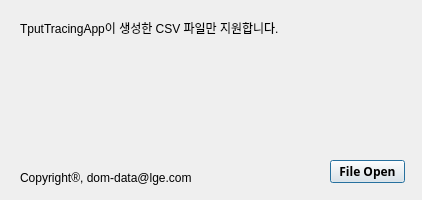
<?xml version="1.0" encoding="UTF-8"?>
<ui version="4.0">
 <class>TputAnalyzer</class>
 <widget class="QDialog" name="TputAnalyzer">
  <property name="geometry">
   <rect>
    <x>0</x>
    <y>0</y>
    <width>422</width>
    <height>200</height>
   </rect>
  </property>
  <property name="mouseTracking">
   <bool>true</bool>
  </property>
  <property name="windowTitle">
   <string>TputAnalyzer</string>
  </property>
  <widget class="QPushButton" name="selectFileButton">
   <property name="geometry">
    <rect>
     <x>330</x>
     <y>160</y>
     <width>75</width>
     <height>23</height>
    </rect>
   </property>
   <property name="font">
    <font>
     <family>HY신명조</family>
     <weight>75</weight>
     <bold>true</bold>
    </font>
   </property>
   <property name="text">
    <string>File Open</string>
   </property>
  </widget>
  <widget class="QLabel" name="DescriptionLabel">
   <property name="geometry">
    <rect>
     <x>20</x>
     <y>20</y>
     <width>381</width>
     <height>16</height>
    </rect>
   </property>
   <property name="text">
    <string>TputTracingApp이 생성한 CSV 파일만 지원합니다.</string>
   </property>
  </widget>
  <widget class="QLabel" name="OrganizationLabel">
   <property name="geometry">
    <rect>
     <x>20</x>
     <y>170</y>
     <width>181</width>
     <height>16</height>
    </rect>
   </property>
   <property name="mouseTracking">
    <bool>true</bool>
   </property>
   <property name="focusPolicy">
    <enum>Qt::ClickFocus</enum>
   </property>
   <property name="text">
    <string>Copyright®, dom-data@lge.com</string>
   </property>
  </widget>
 </widget>
 <resources/>
 <connections/>
</ui>
